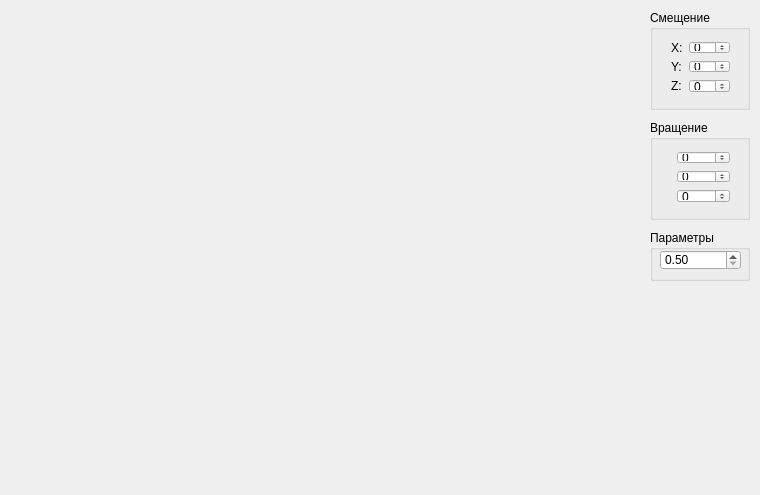
<?xml version="1.0" encoding="UTF-8"?>
<ui version="4.0">
 <class>Widget</class>
 <widget class="QWidget" name="Widget">
  <property name="geometry">
   <rect>
    <x>0</x>
    <y>0</y>
    <width>760</width>
    <height>495</height>
   </rect>
  </property>
  <property name="windowTitle">
   <string>Widget</string>
  </property>
  <widget class="GLWidget" name="glWidget" native="true">
   <property name="geometry">
    <rect>
     <x>10</x>
     <y>10</y>
     <width>630</width>
     <height>470</height>
    </rect>
   </property>
  </widget>
  <widget class="QGroupBox" name="groupBox">
   <property name="geometry">
    <rect>
     <x>650</x>
     <y>10</y>
     <width>100</width>
     <height>100</height>
    </rect>
   </property>
   <property name="title">
    <string>Смещение</string>
   </property>
   <widget class="QWidget" name="formLayoutWidget">
    <property name="geometry">
     <rect>
      <x>10</x>
      <y>20</y>
      <width>81</width>
      <height>74</height>
     </rect>
    </property>
    <layout class="QFormLayout" name="formLayout">
     <item row="0" column="0">
      <widget class="QLabel" name="label">
       <property name="text">
        <string>X:</string>
       </property>
      </widget>
     </item>
     <item row="0" column="1">
      <widget class="QSpinBox" name="XTransl">
       <property name="minimum">
        <number>-10</number>
       </property>
       <property name="maximum">
        <number>10</number>
       </property>
      </widget>
     </item>
     <item row="1" column="1">
      <widget class="QSpinBox" name="YTransl">
       <property name="minimum">
        <number>-10</number>
       </property>
       <property name="maximum">
        <number>10</number>
       </property>
      </widget>
     </item>
     <item row="2" column="1">
      <widget class="QSpinBox" name="ZTransl">
       <property name="minimum">
        <number>-10</number>
       </property>
       <property name="maximum">
        <number>10</number>
       </property>
      </widget>
     </item>
     <item row="1" column="0">
      <widget class="QLabel" name="label_2">
       <property name="text">
        <string>Y:</string>
       </property>
      </widget>
     </item>
     <item row="2" column="0">
      <widget class="QLabel" name="label_3">
       <property name="text">
        <string>Z:</string>
       </property>
      </widget>
     </item>
    </layout>
   </widget>
  </widget>
  <widget class="QGroupBox" name="groupBox_2">
   <property name="geometry">
    <rect>
     <x>650</x>
     <y>120</y>
     <width>100</width>
     <height>100</height>
    </rect>
   </property>
   <property name="title">
    <string>Вращение</string>
   </property>
   <widget class="QWidget" name="formLayoutWidget_2">
    <property name="geometry">
     <rect>
      <x>10</x>
      <y>20</y>
      <width>81</width>
      <height>74</height>
     </rect>
    </property>
    <layout class="QFormLayout" name="formLayout_2">
     <item row="0" column="0">
      <widget class="QLabel" name="label_4">
       <property name="text">
        <string>X:</string>
       </property>
      </widget>
     </item>
     <item row="0" column="1">
      <widget class="QSpinBox" name="XRot">
       <property name="minimum">
        <number>-360</number>
       </property>
       <property name="maximum">
        <number>360</number>
       </property>
      </widget>
     </item>
     <item row="1" column="1">
      <widget class="QSpinBox" name="YRot">
       <property name="minimum">
        <number>-360</number>
       </property>
       <property name="maximum">
        <number>360</number>
       </property>
      </widget>
     </item>
     <item row="2" column="1">
      <widget class="QSpinBox" name="ZRot">
       <property name="minimum">
        <number>-360</number>
       </property>
       <property name="maximum">
        <number>360</number>
       </property>
      </widget>
     </item>
     <item row="1" column="0">
      <widget class="QLabel" name="label_5">
       <property name="text">
        <string>Y:</string>
       </property>
      </widget>
     </item>
     <item row="2" column="0">
      <widget class="QLabel" name="label_6">
       <property name="text">
        <string>Z:</string>
       </property>
      </widget>
     </item>
    </layout>
   </widget>
  </widget>
  <widget class="QGroupBox" name="groupBox_3">
   <property name="geometry">
    <rect>
     <x>650</x>
     <y>230</y>
     <width>100</width>
     <height>51</height>
    </rect>
   </property>
   <property name="title">
    <string>Параметры</string>
   </property>
   <widget class="QDoubleSpinBox" name="paramSpinBox">
    <property name="geometry">
     <rect>
      <x>10</x>
      <y>20</y>
      <width>81</width>
      <height>20</height>
     </rect>
    </property>
    <property name="minimum">
     <double>0.500000000000000</double>
    </property>
    <property name="maximum">
     <double>2.000000000000000</double>
    </property>
    <property name="singleStep">
     <double>0.010000000000000</double>
    </property>
    <property name="value">
     <double>0.500000000000000</double>
    </property>
   </widget>
  </widget>
 </widget>
 <layoutdefault spacing="6" margin="11"/>
 <customwidgets>
  <customwidget>
   <class>GLWidget</class>
   <extends>QWidget</extends>
   <header>glwidget.h</header>
   <container>1</container>
   <slots>
    <slot>translateX(int)</slot>
    <slot>translateY(int)</slot>
    <slot>translateZ(int)</slot>
    <slot>rotateX(int)</slot>
    <slot>rotateY(int)</slot>
    <slot>rotateZ(int)</slot>
    <slot>changeParam(double)</slot>
   </slots>
  </customwidget>
 </customwidgets>
 <resources/>
 <connections>
  <connection>
   <sender>XTransl</sender>
   <signal>valueChanged(int)</signal>
   <receiver>glWidget</receiver>
   <slot>translateX(int)</slot>
   <hints>
    <hint type="sourcelabel">
     <x>708</x>
     <y>40</y>
    </hint>
    <hint type="destinationlabel">
     <x>324</x>
     <y>244</y>
    </hint>
   </hints>
  </connection>
  <connection>
   <sender>YTransl</sender>
   <signal>valueChanged(int)</signal>
   <receiver>glWidget</receiver>
   <slot>translateY(int)</slot>
   <hints>
    <hint type="sourcelabel">
     <x>708</x>
     <y>66</y>
    </hint>
    <hint type="destinationlabel">
     <x>324</x>
     <y>244</y>
    </hint>
   </hints>
  </connection>
  <connection>
   <sender>ZTransl</sender>
   <signal>valueChanged(int)</signal>
   <receiver>glWidget</receiver>
   <slot>translateZ(int)</slot>
   <hints>
    <hint type="sourcelabel">
     <x>708</x>
     <y>92</y>
    </hint>
    <hint type="destinationlabel">
     <x>324</x>
     <y>244</y>
    </hint>
   </hints>
  </connection>
  <connection>
   <sender>XRot</sender>
   <signal>valueChanged(int)</signal>
   <receiver>glWidget</receiver>
   <slot>rotateX(int)</slot>
   <hints>
    <hint type="sourcelabel">
     <x>708</x>
     <y>150</y>
    </hint>
    <hint type="destinationlabel">
     <x>324</x>
     <y>244</y>
    </hint>
   </hints>
  </connection>
  <connection>
   <sender>YRot</sender>
   <signal>valueChanged(int)</signal>
   <receiver>glWidget</receiver>
   <slot>rotateY(int)</slot>
   <hints>
    <hint type="sourcelabel">
     <x>708</x>
     <y>176</y>
    </hint>
    <hint type="destinationlabel">
     <x>324</x>
     <y>244</y>
    </hint>
   </hints>
  </connection>
  <connection>
   <sender>ZRot</sender>
   <signal>valueChanged(int)</signal>
   <receiver>glWidget</receiver>
   <slot>rotateZ(int)</slot>
   <hints>
    <hint type="sourcelabel">
     <x>708</x>
     <y>202</y>
    </hint>
    <hint type="destinationlabel">
     <x>324</x>
     <y>244</y>
    </hint>
   </hints>
  </connection>
  <connection>
   <sender>paramSpinBox</sender>
   <signal>valueChanged(double)</signal>
   <receiver>glWidget</receiver>
   <slot>changeParam(double)</slot>
   <hints>
    <hint type="sourcelabel">
     <x>727</x>
     <y>260</y>
    </hint>
    <hint type="destinationlabel">
     <x>324</x>
     <y>244</y>
    </hint>
   </hints>
  </connection>
 </connections>
</ui>
